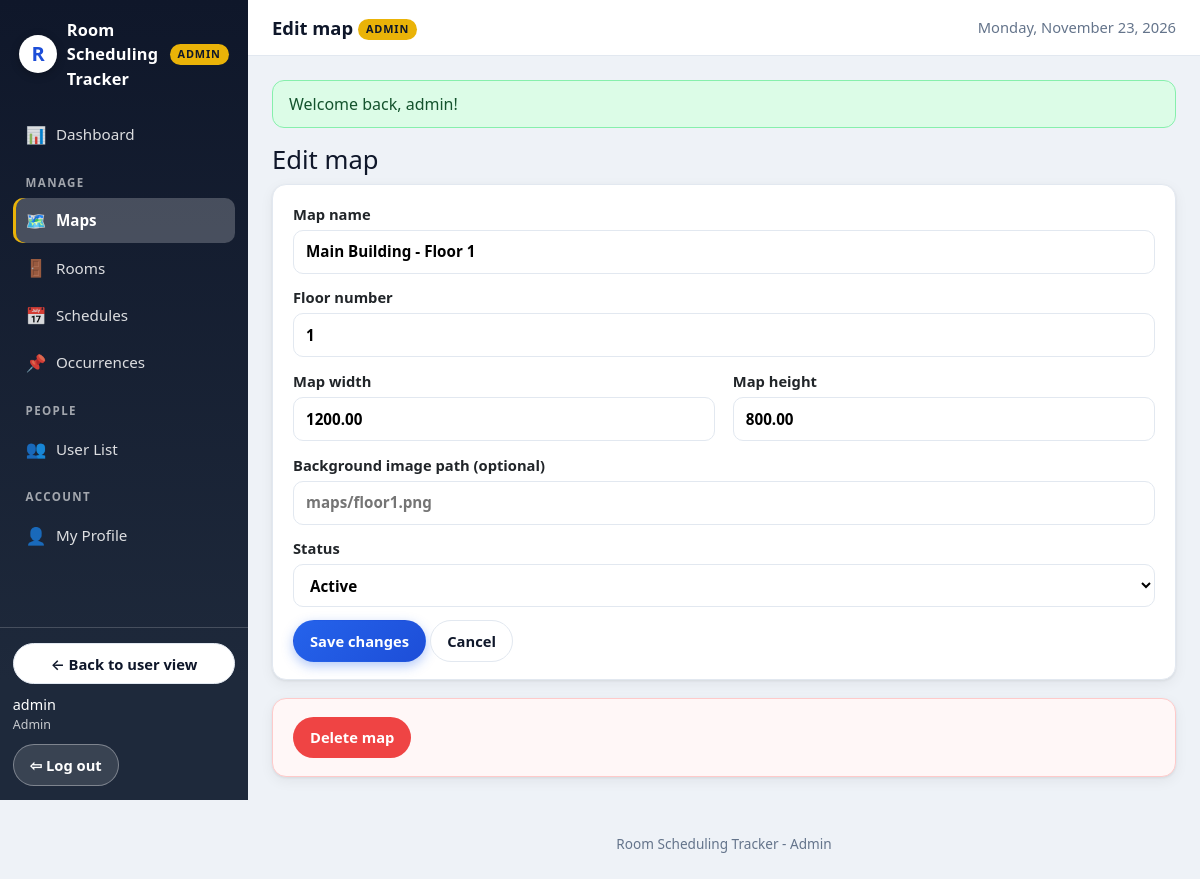
Screenshot of /maps/1/edit (signed in) with the database file from the repository.
### tables this page shows
CREATE TABLE IF NOT EXISTS tblMaps (
  map_id           INT UNSIGNED NOT NULL AUTO_INCREMENT,
  map_name         VARCHAR(100) NOT NULL,
  floor_number     INT NOT NULL,
  map_width        DECIMAL(10,2) NOT NULL,
  map_height       DECIMAL(10,2) NOT NULL,
  background_image VARCHAR(255) NULL,
  decorations      TEXT NULL,
  map_status       VARCHAR(20) NOT NULL DEFAULT 'active',
  created_at       DATETIME NOT NULL DEFAULT CURRENT_TIMESTAMP,
  updated_at       DATETIME NOT NULL DEFAULT CURRENT_TIMESTAMP ON UPDATE CURRENT_TIMESTAMP,
  PRIMARY KEY (map_id),
  KEY idx_maps_status (map_status)
);

### controllers/MapController.php (called while the page is built, shortened)
<?php
final class MapController
{
    public function edit(int $id): void
    {
        $map = $this->maps->find($id);
        view('maps/form', ['title' => 'Edit map', 'map' => $map, 'layout' => 'admin']);
    }
}

### core/Database.php (called while the page is built, shortened)
<?php
final class Database
{
    private PDO $pdo;
    private function __construct(array $db)
    {
        $driver = $db['driver'] ?? 'mysql';
        try {
            if ($driver === 'sqlite') {
                $dir = dirname($db['path']);
                if (!is_dir($dir)) {
                    mkdir($dir, 0755, true);
                }
                $this->pdo = new PDO('sqlite:' . $db['path']);
                $this->pdo->exec('PRAGMA foreign_keys = ON');
            } else {
                $dsn = sprintf(
                    'mysql:host=%s;port=%s;dbname=%s;charset=%s',
                    $db['host'], $db['port'], $db['database'], $db['charset']
                );
                $this->pdo = new PDO($dsn, $db['username'], $db['password'], [
                    PDO::ATTR_ERRMODE            => PDO::ERRMODE_EXCEPTION,
                    PDO::ATTR_DEFAULT_FETCH_MODE => PDO::FETCH_ASSOC,
                    PDO::ATTR_EMULATE_PREPARES   => false,
                ]);
                return;
            }
            $this->pdo->setAttribute(PDO::ATTR_ERRMODE, PDO::ERRMODE_EXCEPTION);
            $this->pdo->setAttribute(PDO::ATTR_DEFAULT_FETCH_MODE, PDO::FETCH_ASSOC);
            $this->pdo->setAttribute(PDO::ATTR_EMULATE_PREPARES, false);
        } catch (PDOException $e) {
            throw new PDOException(
                'Could not connect to the database. Check your .env DB_* settings '
                . 'and make sure the database from database/rst_db.sql exists. '
                . 'Driver error: ' . $e->getMessage(),
                (int) $e->getCode(),
                $e
            );
        }
    }
    public function all(string $sql, array $params = []): array
    {
        $stmt = $this->pdo->prepare($sql);
        $stmt->execute($params);
        return $stmt->fetchAll();
    }
    public function one(string $sql, array $params = []): ?array
    {
        $rows = $this->all($sql, $params);
        return $rows[0] ?? null;
    }
}

### models/Map.php (called while the page is built, shortened)
<?php
final class Map
{
    public function find(int $id): ?array
    {
        return $this->db->one('SELECT * FROM tblMaps WHERE map_id = ?', [$id]);
    }
}

### core/helpers.php (called while the page is built, shortened)
<?php
function e(?string $value): string
{
    return htmlspecialchars($value ?? '', ENT_QUOTES, 'UTF-8');
}
function base_path(): string
{
    static $base = null;
    if ($base !== null) {
        return $base;
    }
    $base = '';
    $appUrl = getenv('APP_URL');
    if ($appUrl !== false && $appUrl !== '') {
        $p = parse_url($appUrl, PHP_URL_PATH);
    } elseif (isset($_SERVER['SCRIPT_NAME'])) {
        $script = str_replace('\\', '/', (string) $_SERVER['SCRIPT_NAME']);
        if (basename($script) === 'index.php') {
            $dir = rtrim(dirname($script), '/');
            $base = ($dir === '/' || $dir === '.' || $dir === '\\') ? '' : $dir;
        }
    }
    return $base;
}
function url(string $path = ''): string
{
    $path = ltrim($path, '/');
    return base_path() . ($path === '' ? '/' : '/' . $path);
}

### core/Auth.php (called while the page is built, shortened)
<?php
final class Auth
{
    public static function user(): ?array
    {
        return $_SESSION['user'] ?? null;
    }
    public static function role(): ?string
    {
        return self::user()['role'] ?? null;
    }
    public static function isAdmin(): bool
    {
        return self::role() === 'admin';
    }
}

### views/maps/form.php (the view, shortened to what this page needs)
<h1><?= $map ? 'Edit map' : 'New floor map' ?></h1>
<form method="post" action="<?= $map ? url('maps/' . (int) $map['map_id']) : url('maps') ?>" class="card form">
  <label>Map name
    <input type="text" name="map_name" required value="<?= e($map['map_name'] ?? '') ?>" placeholder="Main Building - Floor 1">
  </label>
  <label>Floor number
    <input type="number" name="floor_number" required value="<?= e((string) ($map['floor_number'] ?? 1)) ?>">
  </label>
  <div class="grid-2">
    <label>Map width
      <input type="number" step="0.01" name="map_width" required value="<?= e((string) ($map['map_width'] ?? '1200.00')) ?>">
    </label>
    <label>Map height
      <input type="number" step="0.01" name="map_height" required value="<?= e((string) ($map['map_height'] ?? '800.00')) ?>">
    </label>
  </div>
  <label>Background image path (optional)
    <input type="text" name="background_image" value="<?= e($map['background_image'] ?? '') ?>" placeholder="maps/floor1.png">
  </label>
  <label>Status
    <select name="map_status">
      <option value="active" <?= ($map['map_status'] ?? 'active') === 'active' ? 'selected' : '' ?>>Active</option>
    </select>
  </label>
  <button class="btn btn-primary" type="submit"><?= $map ? 'Save changes' : 'Create map' ?></button>
  <a class="btn" href="<?= url('maps') ?>">Cancel</a>
</form>
<?php if ($map && \App\Core\Auth::isAdmin()): ?>
<form method="post" action="<?= url('maps/' . (int) $map['map_id'] . '/delete') ?>" class="card form danger-zone" data-confirm="Delete this map and all its rooms? This cannot be undone.">
  <button class="btn btn-danger" type="submit">Delete map</button>
</form>
<?php endif; ?>

### assets/css/style.css (style rules this page uses)
:root { --blue-950: #172554; --blue-900: #1e3a8a; --blue-700: #1d4ed8; --blue-600: #2563eb; --blue-500: #3b82f6; --blue-100: #dbeafe; --blue-50: #eff6ff; --bg: #eef2f7; --card: #ffffff; --text: #0f172a; --muted: #64748b; --border: #e2e8f0; --green: #22c55e; --green-dark: #16a34a; --green-bg: #dcfce7; --red: #ef4444; --red-dark: #dc2626; --red-bg: #fee2e2; --amber: #eab308; --amber-dark: #ca8a04; --amber-bg: #fef9c3; --grey: #94a3b8; --grey-bg: #e2e8f0; --radius: 14px; --shadow: 0 1px 3px rgba(15, 23, 42, .08), 0 4px 14px rgba(15, 23, 42, .06); --shadow-lg: 0 10px 30px rgba(15, 23, 42, .14); --sidebar-w: 248px; }
* { box-sizing: border-box; }
html { -webkit-text-size-adjust: 100%; }
body { margin: 0; font-family: system-ui, -apple-system, "Segoe UI", Roboto, "Helvetica Neue", Arial, sans-serif; background: var(--bg); color: var(--text); line-height: 1.5; }
a { color: var(--blue-700); text-decoration: none; }
h1, h2, h3 { margin: 0 0 .5rem; line-height: 1.25; }
h1 { font-size: 1.6rem; }
.card, .stat-card, .auth-card { animation: fadeUp .45s ease both; }
.card:nth-child(3) { animation-delay: .1s; }
.card { display: block; background: var(--card); border: 1px solid var(--border); border-radius: var(--radius); box-shadow: var(--shadow); padding: 1.1rem 1.25rem; margin-bottom: 1.1rem; transition: box-shadow .25s ease, transform .25s ease; }
.grid-2 { display: grid; grid-template-columns: 1fr 1fr; gap: 1.1rem; }
.btn { display: inline-block; padding: .55rem 1rem; border-radius: 999px; border: 1px solid var(--border); background: #fff; color: var(--text); font-size: .92rem; font-weight: 600; cursor: pointer; transition: transform .18s ease, box-shadow .18s ease, background .18s ease; }
.btn-primary { background: linear-gradient(135deg, var(--blue-600), var(--blue-700)); border-color: transparent; color: #fff; box-shadow: 0 4px 12px rgba(37, 99, 235, .35); }
.btn-danger { background: var(--red); border-color: transparent; color: #fff; }
.form label { display: block; margin-bottom: .8rem; font-weight: 600; font-size: .92rem; }
.form input, .form select, .form textarea { display: block; width: 100%; margin-top: .3rem; padding: .6rem .75rem; border: 1.5px solid var(--border); border-radius: 10px; font: inherit; font-size: .95rem; background: #fff; transition: border-color .2s ease, box-shadow .2s ease; }
.danger-zone { border-color: #fecaca; background: #fff7f7; }

### rows the page displays
tblmaps: map_name "Main Building - Floor 1", floor_number "1", map_width "1200.00", map_height "800.00", map_status "Active"

### other values shown
$title "Edit map"
$f['message'] "Welcome back, admin!"
